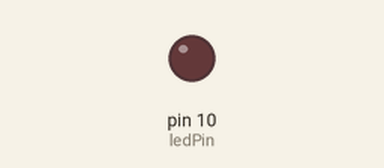
The sketch below on a simulated Arduino Uno, built with avr-gcc and run on an emulated ATmega328P. Parts: output pins drawn as LEDs (lit = HIGH).

Above: at 0.15 s.
Timing chart, 0 to 1.6 s (numbered marks = the images above):
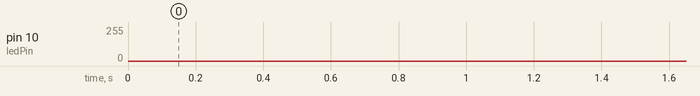

The sketch:

sketch.ino
```cpp
const int ledPin = 10;

void setup() {

  pinMode(ledPin, OUTPUT);
}

void loop() {

  for (int brightness = 0; brightness <= 255; brightness++) {
    analogWrite(ledPin, brightness);
    delay(3);
  }

  // Fade out from max to min brightness
  for (int brightness = 255; brightness >= 0; brightness--) {
    analogWrite(ledPin, brightness); // Write the brightness value to the LED
    delay(3); // Wait for a short period to see the effect
  }
}
```
